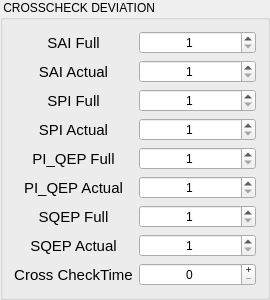
             <widget class="QGroupBox" name="groupBox_18">
              <property name="minimumSize">
               <size>
                <width>270</width>
                <height>0</height>
               </size>
              </property>
              <property name="styleSheet">
               <string notr="true"/>
              </property>
              <property name="title">
               <string> CROSSCHECK DEVIATION</string>
              </property>
              <layout class="QGridLayout" name="gridLayout_25">
               <item row="1" column="0">
                <widget class="QLabel" name="label_92">
                 <property name="maximumSize">
                  <size>
                   <width>16777215</width>
                   <height>16777215</height>
                  </size>
                 </property>
                 <property name="font">
                  <font>
                   <pointsize>11</pointsize>
                  </font>
                 </property>
                 <property name="toolTip">
                  <string>&lt;html&gt;&lt;head/&gt;&lt;body&gt;&lt;p&gt;双通道AI实时读数百分比容忍差(0-100)&lt;/p&gt;&lt;/body&gt;&lt;/html&gt;</string>
                 </property>
                 <property name="text">
                  <string>SAI Actual</string>
                 </property>
                 <property name="alignment">
                  <set>Qt::AlignCenter</set>
                 </property>
                </widget>
               </item>
               <item row="2" column="0">
                <widget class="QLabel" name="label_93">
                 <property name="maximumSize">
                  <size>
                   <width>16777215</width>
                   <height>16777215</height>
                  </size>
                 </property>
                 <property name="font">
                  <font>
                   <pointsize>11</pointsize>
                  </font>
                 </property>
                 <property name="toolTip">
                  <string>&lt;html&gt;&lt;head/&gt;&lt;body&gt;&lt;p&gt;双通道PI满量程(200K)百分比容忍差(0-100)&lt;/p&gt;&lt;/body&gt;&lt;/html&gt;</string>
                 </property>
                 <property name="text">
                  <string>SPI Full</string>
                 </property>
                 <property name="alignment">
                  <set>Qt::AlignCenter</set>
                 </property>
                </widget>
               </item>
               <item row="3" column="0">
                <widget class="QLabel" name="label_94">
                 <property name="maximumSize">
                  <size>
                   <width>16777215</width>
                   <height>16777215</height>
                  </size>
                 </property>
                 <property name="font">
                  <font>
                   <pointsize>11</pointsize>
                  </font>
                 </property>
                 <property name="toolTip">
                  <string>&lt;html&gt;&lt;head/&gt;&lt;body&gt;&lt;p&gt;双通道PI实时读数百分比容忍差(0-100)&lt;/p&gt;&lt;/body&gt;&lt;/html&gt;</string>
                 </property>
                 <property name="text">
                  <string>SPI Actual</string>
                 </property>
                 <property name="alignment">
                  <set>Qt::AlignCenter</set>
                 </property>
                </widget>
               </item>
               <item row="3" column="1">
                <widget class="QSpinBox" name="param_spi_actualdata">
                 <property name="alignment">
                  <set>Qt::AlignCenter</set>
                 </property>
                 <property name="minimum">
                  <number>1</number>
                 </property>
                 <property name="maximum">
                  <number>100</number>
                 </property>
                </widget>
               </item>
               <item row="4" column="0">
                <widget class="QLabel" name="label_95">
                 <property name="maximumSize">
                  <size>
                   <width>16777215</width>
                   <height>16777215</height>
                  </size>
                 </property>
                 <property name="font">
                  <font>
                   <pointsize>11</pointsize>
                  </font>
                 </property>
                 <property name="toolTip">
                  <string>&lt;html&gt;&lt;head/&gt;&lt;body&gt;&lt;p&gt;双通道PI-QEP满量程(200K)百分比容忍差(0-100)&lt;/p&gt;&lt;/body&gt;&lt;/html&gt;</string>
                 </property>
                 <property name="text">
                  <string>PI_QEP Full</string>
                 </property>
                 <property name="alignment">
                  <set>Qt::AlignCenter</set>
                 </property>
                </widget>
               </item>
               <item row="4" column="1">
                <widget class="QSpinBox" name="param_pi_qep_fullscale">
                 <property name="alignment">
                  <set>Qt::AlignCenter</set>
                 </property>
                 <property name="minimum">
                  <number>1</number>
                 </property>
                 <property name="maximum">
                  <number>100</number>
                 </property>
                </widget>
               </item>
               <item row="5" column="0">
                <widget class="QLabel" name="label_96">
                 <property name="maximumSize">
                  <size>
                   <width>16777215</width>
                   <height>16777215</height>
                  </size>
                 </property>
                 <property name="font">
                  <font>
                   <pointsize>11</pointsize>
                  </font>
                 </property>
                 <property name="toolTip">
                  <string>&lt;html&gt;&lt;head/&gt;&lt;body&gt;&lt;p&gt;双通道PI-QEP实时读数百分比容忍差(0-100)&lt;/p&gt;&lt;/body&gt;&lt;/html&gt;</string>
                 </property>
                 <property name="text">
                  <string>PI_QEP Actual</string>
                 </property>
                 <property name="alignment">
                  <set>Qt::AlignCenter</set>
                 </property>
                </widget>
               </item>
               <item row="0" column="0">
                <widget class="QLabel" name="label_91">
                 <property name="maximumSize">
                  <size>
                   <width>16777215</width>
                   <height>16777215</height>
                  </size>
                 </property>
                 <property name="font">
                  <font>
                   <pointsize>11</pointsize>
                  </font>
                 </property>
                 <property name="toolTip">
                  <string>&lt;html&gt;&lt;head/&gt;&lt;body&gt;&lt;p&gt;双通道AI的满量程(30V)百分比容忍差(0-100)&lt;/p&gt;&lt;/body&gt;&lt;/html&gt;</string>
                 </property>
                 <property name="text">
                  <string>SAI Full</string>
                 </property>
                 <property name="alignment">
                  <set>Qt::AlignCenter</set>
                 </property>
                </widget>
               </item>
               <item row="0" column="1">
                <widget class="QSpinBox" name="param_sai_fullscale">
                 <property name="alignment">
                  <set>Qt::AlignCenter</set>
                 </property>
                 <property name="minimum">
                  <number>1</number>
                 </property>
                 <property name="maximum">
                  <number>100</number>
                 </property>
                </widget>
               </item>
               <item row="1" column="1">
                <widget class="QSpinBox" name="param_sai_actualdata">
                 <property name="alignment">
                  <set>Qt::AlignCenter</set>
                 </property>
                 <property name="minimum">
                  <number>1</number>
                 </property>
                 <property name="maximum">
                  <number>100</number>
                 </property>
                </widget>
               </item>
               <item row="2" column="1">
                <widget class="QSpinBox" name="param_spi_fullscale">
                 <property name="alignment">
                  <set>Qt::AlignCenter</set>
                 </property>
                 <property name="minimum">
                  <number>1</number>
                 </property>
                 <property name="maximum">
                  <number>100</number>
                 </property>
                </widget>
               </item>
               <item row="6" column="0">
                <widget class="QLabel" name="label_97">
                 <property name="maximumSize">
                  <size>
                   <width>16777215</width>
                   <height>16777215</height>
                  </size>
                 </property>
                 <property name="font">
                  <font>
                   <pointsize>11</pointsize>
                  </font>
                 </property>
                 <property name="toolTip">
                  <string>&lt;html&gt;&lt;head/&gt;&lt;body&gt;&lt;p&gt;双通道QEP满量程(200K)百分比容忍差(0-100)&lt;/p&gt;&lt;/body&gt;&lt;/html&gt;</string>
                 </property>
                 <property name="text">
                  <string>SQEP Full</string>
                 </property>
                 <property name="alignment">
                  <set>Qt::AlignCenter</set>
                 </property>
                </widget>
               </item>
               <item row="5" column="1">
                <widget class="QSpinBox" name="param_pi_qep_actualdata">
                 <property name="alignment">
                  <set>Qt::AlignCenter</set>
                 </property>
                 <property name="minimum">
                  <number>1</number>
                 </property>
                 <property name="maximum">
                  <number>100</number>
                 </property>
                </widget>
               </item>
               <item row="7" column="1">
                <widget class="QSpinBox" name="param_sqep_actualdata">
                 <property name="alignment">
                  <set>Qt::AlignCenter</set>
                 </property>
                 <property name="minimum">
                  <number>1</number>
                 </property>
                 <property name="maximum">
                  <number>100</number>
                 </property>
                </widget>
               </item>
               <item row="6" column="1">
                <widget class="QSpinBox" name="param_sqep_fullscale">
                 <property name="alignment">
                  <set>Qt::AlignCenter</set>
                 </property>
                 <property name="minimum">
                  <number>1</number>
                 </property>
                 <property name="maximum">
                  <number>100</number>
                 </property>
                </widget>
               </item>
               <item row="7" column="0">
                <widget class="QLabel" name="label_98">
                 <property name="maximumSize">
                  <size>
                   <width>16777215</width>
                   <height>16777215</height>
                  </size>
                 </property>
                 <property name="font">
                  <font>
                   <pointsize>11</pointsize>
                  </font>
                 </property>
                 <property name="toolTip">
                  <string>&lt;html&gt;&lt;head/&gt;&lt;body&gt;&lt;p&gt;双通道QEP实时读数百分比容忍差(0-100)&lt;/p&gt;&lt;/body&gt;&lt;/html&gt;</string>
                 </property>
                 <property name="text">
                  <string>SQEP Actual</string>
                 </property>
                 <property name="alignment">
                  <set>Qt::AlignCenter</set>
                 </property>
                </widget>
               </item>
               <item row="8" column="0">
                <widget class="QLabel" name="label_107">
                 <property name="maximumSize">
                  <size>
                   <width>16777215</width>
                   <height>16777215</height>
                  </size>
                 </property>
                 <property name="font">
                  <font>
                   <pointsize>11</pointsize>
                  </font>
                 </property>
                 <property name="toolTip">
                  <string>&lt;html&gt;&lt;head/&gt;&lt;body&gt;&lt;p&gt;双通道硬件互检间隔(25ms)&lt;/p&gt;&lt;/body&gt;&lt;/html&gt;</string>
                 </property>
                 <property name="text">
                  <string>Cross CheckTime</string>
                 </property>
                 <property name="alignment">
                  <set>Qt::AlignCenter</set>
                 </property>
                </widget>
               </item>
               <item row="8" column="1">
                <widget class="QSpinBox" name="param_cross_checktime">
                 <property name="alignment">
                  <set>Qt::AlignCenter</set>
                 </property>
                 <property name="readOnly">
                  <bool>false</bool>
                 </property>
                 <property name="buttonSymbols">
                  <enum>QAbstractSpinBox::PlusMinus</enum>
                 </property>
                 <property name="maximum">
                  <number>200</number>
                 </property>
                 <property name="singleStep">
                  <number>1</number>
                 </property>
                </widget>
               </item>
              </layout>
             </widget>
